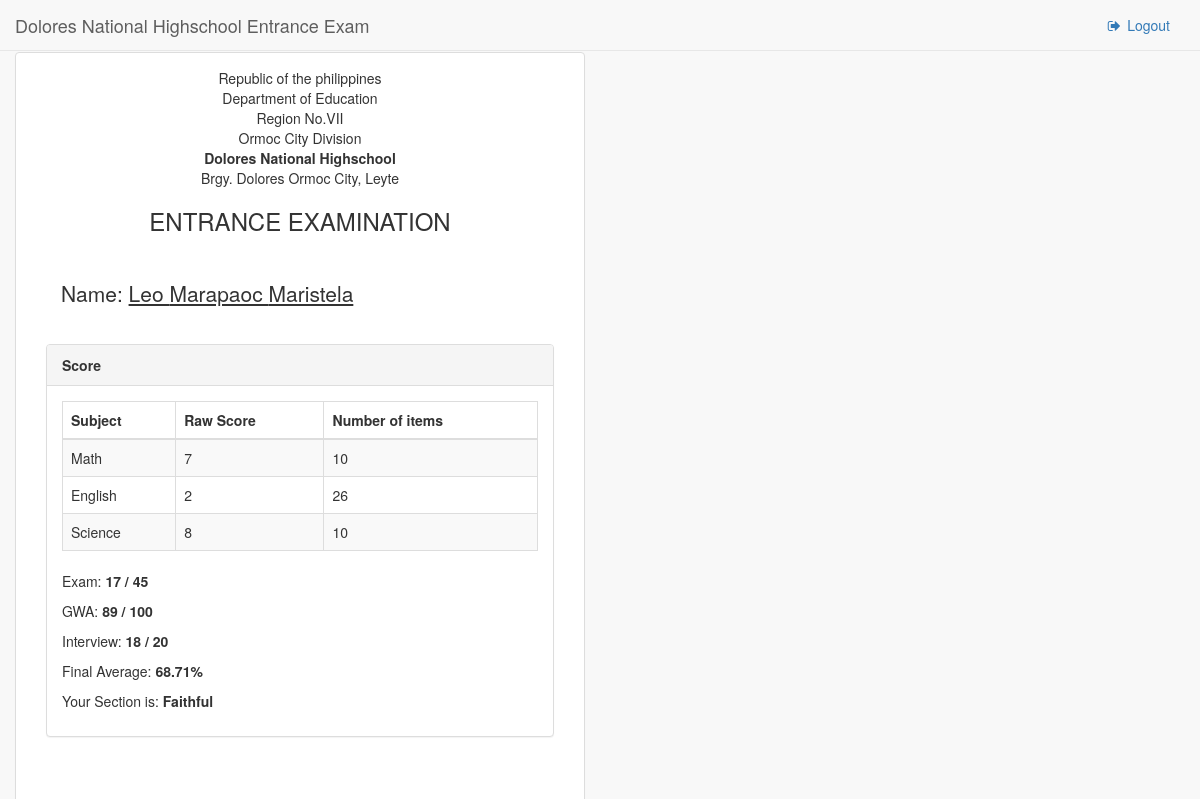
The page /pages/exams.php (signed in) on the database its author committed.
### tables this page shows
CREATE TABLE IF NOT EXISTS `users` (
  `id` int(11) NOT NULL auto_increment,
  `Fname` varchar(50) NOT NULL,
  `Mname` varchar(50) NOT NULL,
  `Lname` varchar(50) NOT NULL,
  `address` varchar(500) NOT NULL,
  `Cnumber` varchar(20) NOT NULL,
  `username` varchar(50) NOT NULL,
  `password` varchar(50) NOT NULL,
  `ULevel` int(11) NOT NULL,
  `status` enum('1','0') NOT NULL default '1',
  PRIMARY KEY  (`id`)
);

CREATE TABLE IF NOT EXISTS `students` (
  `id` int(11) NOT NULL auto_increment,
  `user_id` int(11) NOT NULL,
  `subject_id` int(11) NOT NULL,
  `raw_score` float NOT NULL,
  `total_score` float NOT NULL,
  `date` date NOT NULL,
  PRIMARY KEY  (`id`)
);

CREATE TABLE IF NOT EXISTS `subject` (
  `id` int(11) NOT NULL auto_increment,
  `name` varchar(50) NOT NULL,
  `description` varchar(500) NOT NULL,
  PRIMARY KEY  (`id`)
);

CREATE TABLE IF NOT EXISTS `intgwa` (
  `id` int(11) NOT NULL auto_increment,
  `user_id` int(11) NOT NULL,
  `gwa` varchar(500) NOT NULL,
  `interview` double NOT NULL,
  `date` datetime NOT NULL,
  PRIMARY KEY  (`id`)
);

CREATE TABLE IF NOT EXISTS `sections` (
  `id` int(11) NOT NULL auto_increment,
  `min` double NOT NULL,
  `max` double NOT NULL,
  `section` varchar(100) NOT NULL,
  `limits` int(11) NOT NULL,
  PRIMARY KEY  (`id`)
);

### pages/exams.php (the view, shortened to what this page needs)
<!DOCTYPE html>
<html lang="en">
<head>
    <link href="../bower_components/bootstrap/dist/css/bootstrap.min.css" rel="stylesheet">
    <link href="../bower_components/metisMenu/dist/metisMenu.min.css" rel="stylesheet">
    <link href="../dist/css/sb-admin-2.css" rel="stylesheet">
    <link href="../bower_components/font-awesome/css/font-awesome.min.css" rel="stylesheet" type="text/css">
</head>
<body>
    <div id="wrapper">
        <nav class="navbar navbar-default navbar-static-top" role="navigation" style="margin-bottom: 0">
            <div class="navbar-header">
                <a class="navbar-brand" href="index.php">Dolores National Highschool Entrance Exam</a>
            </div>
            <ul class="nav navbar-top-links navbar-right">
                <li><a href="../php/logout.php"><i class="fa fa-sign-out fa-fw"></i> Logout</a>
                </li>
            </ul>
        </nav>
            <div class="container-fluid">
                <div class="row">
                    <div class="col-lg-12">
                    </div>
                </div>
                <div class="row">
                    <div class="col-lg-6">
                        <div class="panel panel-default">
                            <div class="panel-body">
                               <center>
                                 <p >
                                    Republic of the philippines
                                    <br>
                                    Department of Education
                                    <br>
                                    Region No.VII
                                    <br>
                                    Ormoc City Division
                                    <br>
                                    <b> Dolores National Highschool</b>
                                    <br>
                                    Brgy. Dolores Ormoc City, Leyte
                                    <br>
                                    <h3> ENTRANCE EXAMINATION  </h3>
                                </p>
                            </center>
                                <div class="row show-grid">
                                    <div class="panel-body">
                                        <div class="panel-body">
                                            <?php
                                                $result = mysql_query("SELECT * FROM users WHERE id = '".$_SESSION['user_id']."'");
                                                $row = mysql_fetch_array($result);
                                                echo "<p class='lead'>Name: <u>".$row['Fname']." ".$row['Mname']." ".$row['Lname']."</u> </p>";
                                            ?>
                                        </div>
                                        <div class="panel panel-default">
                                            <div class="panel-heading">
                                                <b>Score</b>
                                            </div>
                                            <div class="panel-body">
                                                <div class="table-responsive">
                                                 <?php
                                                        $result = mysql_query("SELECT stud.*,sub.name FROM students as stud, subject as sub WHERE stud.user_id = '".$_SESSION['user_id']."' AND stud.subject_id = sub.id") or die("Error: ". mysql_error());
                                                        if(mysql_num_rows($result) > 0)
                                                        {
                                                    ?>
                                                    <table class="table table-striped table-bordered table-hover">
                                                        <thead>
                                                            <tr>
                                                                <th>Subject</th>
                                                                <th>Raw Score</th>
                                                                <th>Number of items</th>
                                                            </tr>
                                                        </thead>
                                                        <tbody>
                                                        <?php
                                                            while ($row = mysql_fetch_array($result))
                                                            {
                                                        ?>
                                                            <tr>
                                                                <td><?php echo $row['name']; ?></td>
                                                                <td><?php echo $row['raw_score']; ?></td>
                                                                <td><?php echo $row['total_score']; ?></td>
                                                            </tr>
                                                        <?php
                                                                 $raw_score = $raw_score  + $row['raw_score'];
                                                            }
                                                        ?>
                                                        </tbody>
                                                    </table>
                                                    <?php
                                                            $result1 = mysql_query("SELECT * FROM intgwa  WHERE user_id = '".$_SESSION['user_id']."'") or die("Error: ". mysql_error());
                                                            $row1 = mysql_fetch_array($result1);
                                                            $result2 = mysql_query("SELECT * FROM questions") or die("Error: ". mysql_error());
                                                            $totalquest = mysql_num_rows($result2);
                                                            $gwa = $row1['gwa'];
                                                            $inter = $row1['interview'];
                                                            $result3 = mysql_query("SELECT * FROM percentage") or die("Error: ". mysql_error());
                                                            while ($row3 = mysql_fetch_array($result3)) {
                                                                $array[] = $row3['percent'];
                                                            }
                                                            $exampercnt = $array[0] / 100;
                                                            $gwapercnt = $array[1] / 100;
                                                            $intepercnt = $array[2] / 100;
                                                            $totalexam = ((($raw_score / $totalquest) * 100) * $exampercnt);
                                                            $totalgwa = ((($gwa / 100) * 100) * $gwapercnt);
                                                            $totalinter = ((($inter / 20) * 100) * $intepercnt);
                                                        ?>
                                                                                                                        <p > Exam:<b> <?php echo $raw_score.' / ' .$totalquest; ?> </b></p>
                                                            <p > GWA: <b> <?php echo $gwa ?> / 100 </b></p>
                                                            <p > Interview:<b> <?php echo $inter ?> / 20 </b></p>
                                                        <?php
                                                             $result = mysql_query("SELECT * FROM subject  WHERE  NOT EXISTS(SELECT * FROM students WHERE user_id = '".$_SESSION['user_id']."' AND  subject.id = students.subject_id)") or die("Error: ". mysql_error());
                                                            if(mysql_num_rows($result) == 0)
                                                            {
                                                                $totalscore = $totalexam + $totalgwa + $totalinter ;
                                                                $result4 = mysql_query("SELECT * FROM sections WHERE  '".$totalscore."'  >= min AND '".$totalscore."' <= max  ") or die("Error: ". mysql_error());
                                                                $row4 = mysql_fetch_array($result4);
                                                    ?>
                                                            <p> Final Average:<b> <?php echo number_format($totalscore,2); ?>% </b></p>
                                                            <p> Your Section is:<b> <?php echo $row4['section']; ?> </b></p>
                                                    <?php
                                                            }
                                                        }
                                                    ?>
                                                </div>
                                            </div>
                                        </div>
                                    </div>
                                    </div>
                                </div>
                            </div>
                        </div>
                    </div>
                </div>
            </div>
</body>
</html>

### rows shown on the page
users: Fname "Leo", Mname "Marapaoc", Lname "Maristela"
students: subject.name "Math", raw_score "7", total_score "10"
students: subject.name "English", raw_score "2", total_score "26"
students: subject.name "Science", raw_score "8", total_score "10"
intgwa: gwa "89", interview "18", totalscore "68.71"
sections: section "Faithful"

### other values the page prints
$raw_score "17"
$totalquest "45"
